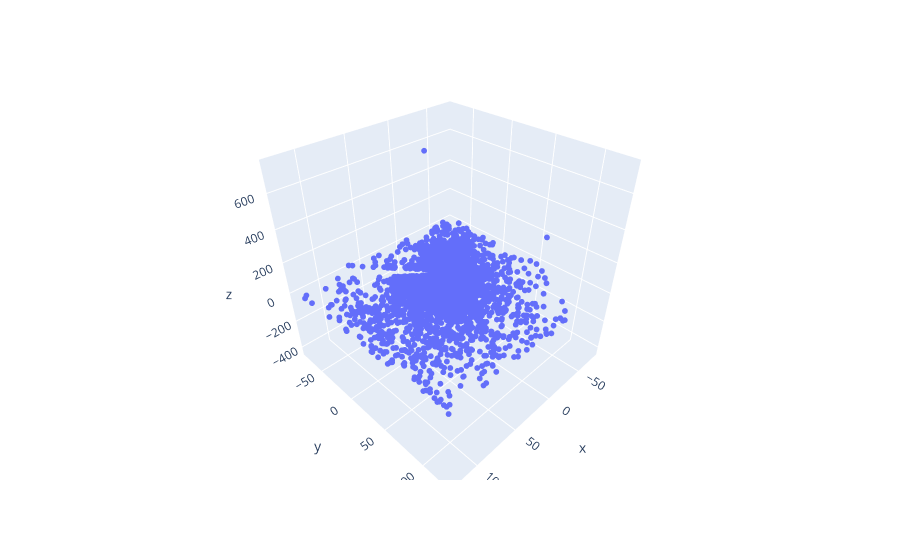

This figure's notebook cell:
### Code cell
fig = px.scatter_3d(x=dfof_ad_cellpose.flatten(), y=dfof_tg_cellpose.flatten(), z=adp_cellpose.flatten(),)
fig = px.scatter_3d(x=dfof_ad_manual.flatten(), y=dfof_tg_manual.flatten(), z=adp_manual.flatten(),)
fig.update_traces(marker_size = 2)
fig.show()

### Figure 1 — Plotly figure (JSON) as saved in the notebook; plotly's stock layout.template omitted (floating-point values rounded to 4 significant figures; data arrays with more than 128 entries replaced by an {"elided": "..."} marker saying what was removed)
{"data": [{"hovertemplate": "x=%{x}<br>y=%{y}<br>z=%{z}<extra></extra>", "legendgroup": "", "marker": {"color": "#636efa", "size": 2, "symbol": "circle"}, "mode": "markers", "name": "", "scene": "scene", "showlegend": false, "type": "scatter3d", "x": {"elided": "4650 float values"}, "y": {"elided": "4650 float values"}, "z": {"elided": "4650 float values"}}], "layout": {"legend": {"tracegroupgap": 0}, "margin": {"t": 60}, "scene": {"domain": {"x": [0, 1], "y": [0, 1]}, "xaxis": {"title": {"text": "x"}}, "yaxis": {"title": {"text": "y"}}, "zaxis": {"title": {"text": "z"}}}}}
